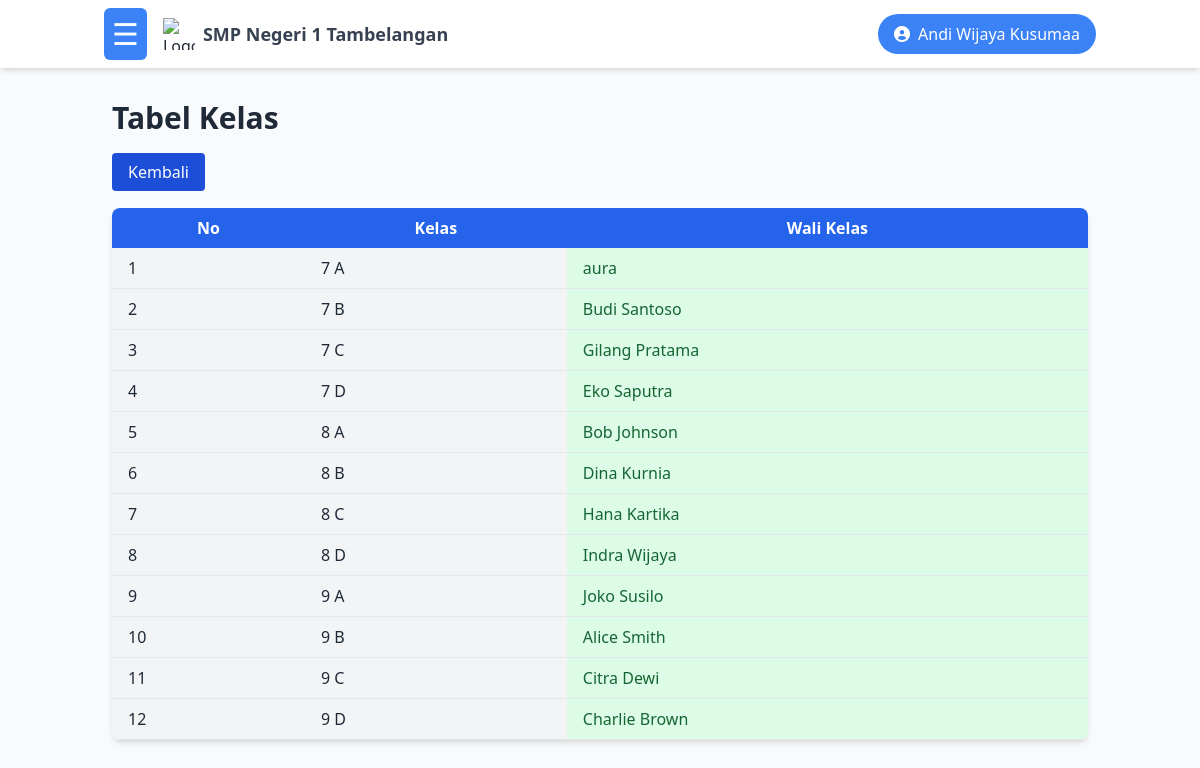
The app's page /dashboard/admin/showClass.php (signed in) with its own data.
### tables this page shows
CREATE TABLE `kelas` (
  `id_kelas` int NOT NULL,
  `nama_kelas` varchar(50) NOT NULL,
  `tingkat` varchar(10) DEFAULT NULL,
  `wali_kelas_id` int DEFAULT NULL
);

CREATE TABLE `guru` (
  `id_guru` int NOT NULL,
  `nip` varchar(20) NOT NULL,
  `nama_lengkap` varchar(100) NOT NULL,
  `email` varchar(100) DEFAULT NULL,
  `no_telp` varchar(15) DEFAULT NULL,
  `mata_pelajaran_id` int DEFAULT NULL,
  `username` varchar(50) NOT NULL,
  `password` varchar(255) NOT NULL,
  `photo` varchar(255) DEFAULT NULL
);

### dashboard/admin/showClass.php (the view, shortened to what this page needs)
<?php
include "../../koneksi.php";
$query_kelas = "SELECT k.id_kelas, k.nama_kelas, k.tingkat, g.nama_lengkap AS wali_kelas
                FROM kelas k
                LEFT JOIN guru g ON k.wali_kelas_id = g.id_guru ORDER BY k.tingkat, k.nama_kelas";
$result_kelas = mysqli_query($conn, $query_kelas);
?>
<!DOCTYPE html>
<html lang="en">
<head>
  <script src="https://cdn.tailwindcss.com"></script>
</head>
<body class="bg-gray-50 text-gray-800">
  <div class="min-h-screen flex flex-col">
    <?php include '../../layout/header.php'; ?>
    <main class="flex-1 container mx-auto px-6 mt-8 pb-12">
      <h1 class="text-3xl font-bold mb-6">Tabel Kelas</h1>
      <a href="tampilanGuru.php" class="bg-blue-700 text-white py-2 px-4 mb-4 rounded hover:bg-blue-500">Kembali</a>
      <div class="mt-6">
        <table class="table-auto w-full border-collapse bg-white shadow-md rounded-lg overflow-hidden">
          <thead class="bg-blue-600 text-white">
            <tr>
              <th class="px-4 py-2">No</th>
              <th class="px-4 py-2">Kelas</th>
              <th class="px-4 py-2">Wali Kelas</th>
            </tr>
          </thead>
          <tbody>
            <?php
            $count = 1;
            while ($row = mysqli_fetch_assoc($result_kelas)) :
            ?>
              <tr class="border-b hover:bg-gray-100">
                <td class="px-4 py-2 bg-gray-100 text-gray-800"><?= htmlspecialchars($count++) ?></td>
                <td class="px-4 py-2 bg-gray-100 text-gray-800"><?= htmlspecialchars($row['tingkat'] . ' ' . $row['nama_kelas']) ?></td>
                <td class="px-4 py-2 <?= $row['wali_kelas'] ? 'bg-green-100 text-green-800' : 'bg-red-100 text-red-800' ?>">
                  <?= $row['wali_kelas'] ? htmlspecialchars($row['wali_kelas']) : 'Tidak Ada Wali Kelas' ?>
                </td>
              </tr>
            <?php endwhile; ?>
          </tbody>
        </table>
      </div>
    </main>
  </div>
</body>
</html>

### records on screen
kelas: tingkat+nama_kelas "7 A", wali_kelas.nama_lengkap "aura"
kelas: tingkat+nama_kelas "7 B", wali_kelas.nama_lengkap "Budi Santoso"
kelas: tingkat+nama_kelas "7 C", wali_kelas.nama_lengkap "Gilang Pratama"
kelas: tingkat+nama_kelas "7 D", wali_kelas.nama_lengkap "Eko Saputra"
kelas: tingkat+nama_kelas "8 A", wali_kelas.nama_lengkap "Bob Johnson"
kelas: tingkat+nama_kelas "8 B", wali_kelas.nama_lengkap "Dina Kurnia"
kelas: tingkat+nama_kelas "8 C", wali_kelas.nama_lengkap "Hana Kartika"
kelas: tingkat+nama_kelas "8 D", wali_kelas.nama_lengkap "Indra Wijaya"
kelas: tingkat+nama_kelas "9 A", wali_kelas.nama_lengkap "Joko Susilo"
kelas: tingkat+nama_kelas "9 B", wali_kelas.nama_lengkap "Alice Smith"
kelas: tingkat+nama_kelas "9 C", wali_kelas.nama_lengkap "Citra Dewi"
kelas: tingkat+nama_kelas "9 D", wali_kelas.nama_lengkap "Charlie Brown"

### other values on screen
$_SESSION['nama_lengkap'] "Andi Wijaya Kusumaa"
